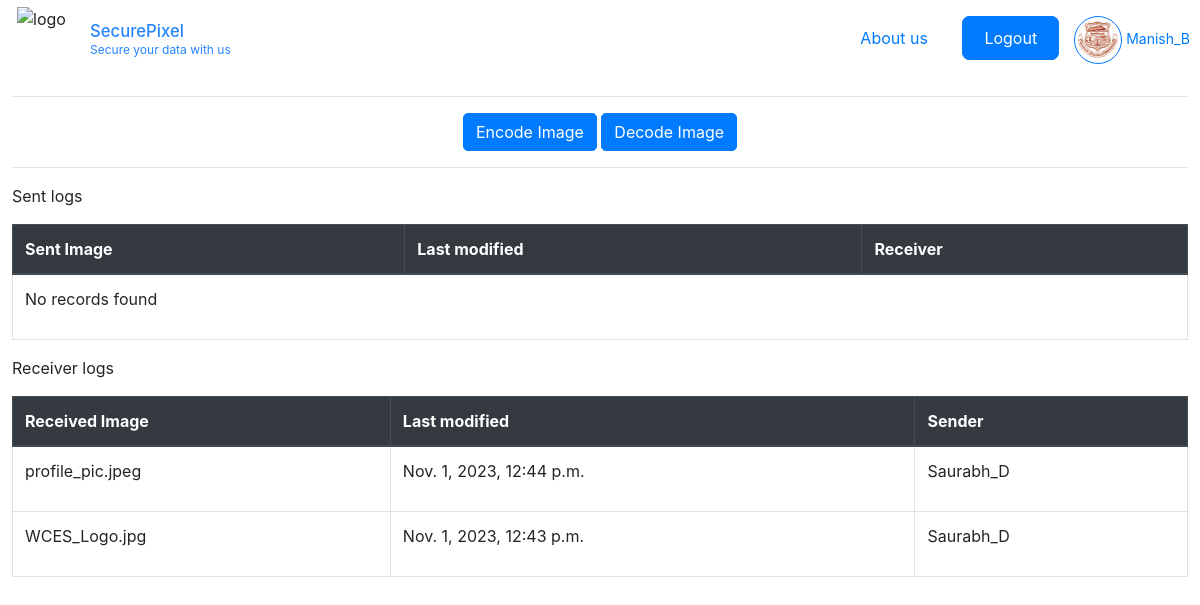
/landing/ (signed in), run on an earlier commit of the app's database.
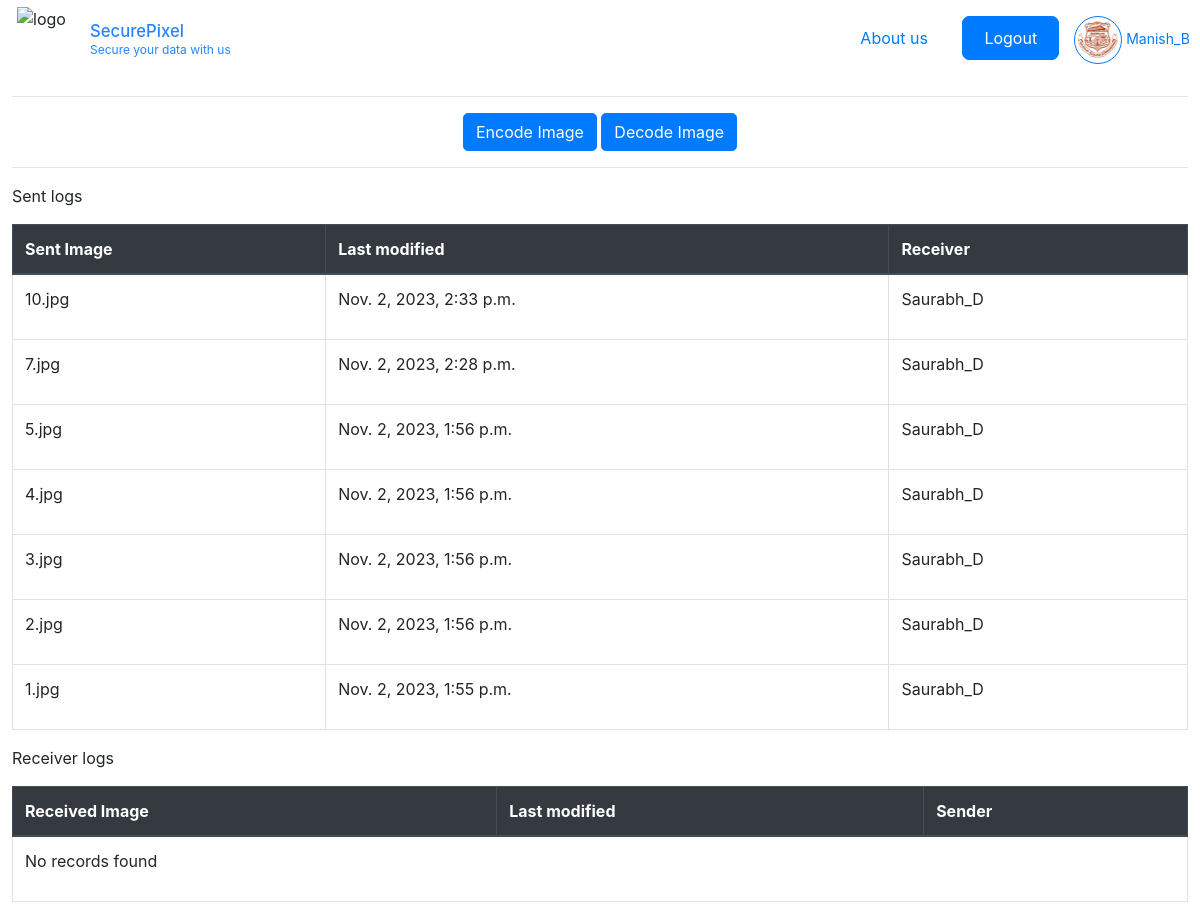
And on a later commit of the database.
### base/models.py (models this page shows, shortened)
class steganography(models.Model):
    sender = models.ForeignKey(User, on_delete=models.CASCADE, related_name='sent_steg')
    receiver = models.ForeignKey(User, on_delete=models.CASCADE, related_name='received_Steg')
    image = models.ImageField(upload_to='originalImages/')
    message = models.TextField()
    dest = models.CharField(max_length=128)
    created = models.DateTimeField(auto_now_add=True)
    updated = models.DateTimeField(auto_now=True)
    encoded_img = models.ImageField(null=True, blank=True, upload_to='stegoImages/')

### base/views.py (the view)
# urls.py: path('landing/', views.userLanding, name = 'landing')
def userLanding(request):
    user = request.user
    sent_records = steganography.objects.filter(sender=user).order_by('-created')
    records_found_s = any(request.user == record.sender for record in sent_records)
    receiver_records = steganography.objects.filter(receiver=user).order_by('-created')
    records_found_r = any(request.user == record.receiver for record in receiver_records)
    for record in sent_records:
        record.image_name = record.image.url.split("/")[-1]
    for record in receiver_records:
        record.image_name = record.image.url.split("/")[-1]
    return render(request, 'base/userLanding.html', {'sent_records': sent_records, 'receiver_records': receiver_records, 'records_found_r': records_found_r, 'records_found_s': records_found_s })

### base/templates/base/userLanding.html
{% extends 'main.html' %} {% block content %}
<div style="margin:1%">
  <hr>
  <div class="text-center">
    <a href="{% url 'encode-img' %}" class="btn btn-primary rounded-lg">Encode Image</a>
    <a href="{% url 'decode-img' %}" class="btn btn-primary rounded-lg">Decode Image</a>
  </div>
  <hr>
  <p>Sent logs</p>
  <table class="table table-bordered">
    <thead class="thead-dark">
      <tr>
        <th>Sent Image</th>
        <th>Last modified</th>
        <th>Receiver</th>
      </tr>
    </thead>
    <tbody>
      {% for record in sent_records %}
        {% if request.user == record.sender %}
          <tr>
            <td>{{ record.image_name }}</td>
            <td>
              <p>{{ record.updated }}</p>
            </td>
            <td>
              <p>{{ record.receiver }}</p>
            </td>
          </tr>
        {% endif %}
      {% endfor %}
      {% if not records_found_s %}
        <tr>
          <td colspan="3">
            <p>No records found</p>
          </td>
        </tr>
      {% endif %}
    </tbody>
  </table>
  <p>Receiver logs</p>
  <table class="table table-bordered">
    <thead class="thead-dark">
      <tr>
        <th>Received Image</th>
        <th>Last modified</th>
        <th>Sender</th>
      </tr>
    </thead>
    <tbody>
      {% for record in receiver_records %}
        {% if request.user == record.receiver %}
          <tr>
            <td>{{ record.image_name }}</td>
            <td>
              <p>{{ record.updated }}</p>
            </td>
            <td>
              <p>{{ record.sender }}</p>
            </td>
          </tr>
        {% endif %}
      {% endfor %}
      {% if not records_found_r %}
        <tr>
          <td colspan="3">
            <p>No records found</p>
          </td>
        </tr>
      {% endif %}
    </tbody>
  </table>
</div>
{% endblock content %}

What changed in the data, as far as the page shows it:
removed steganography: image_name "profile_pic.jpeg", updated "Nov. 1, 2023, 12:44 p.m.", sender "Saurabh_D", shown under "SecurePixel"
removed steganography: image_name "WCES_Logo.jpg", updated "Nov. 1, 2023, 12:43 p.m.", sender "Saurabh_D", shown under "SecurePixel"
added steganography: image_name "10.jpg", updated "Nov. 2, 2023, 2:33 p.m.", receiver "Saurabh_D", shown under "SecurePixel"
added steganography: image_name "7.jpg", updated "Nov. 2, 2023, 2:28 p.m.", receiver "Saurabh_D", shown under "SecurePixel"
added steganography: image_name "5.jpg", updated "Nov. 2, 2023, 1:56 p.m.", receiver "Saurabh_D", shown under "SecurePixel"
added steganography: image_name "4.jpg", updated "Nov. 2, 2023, 1:56 p.m.", receiver "Saurabh_D", shown under "SecurePixel"
added steganography: image_name "3.jpg", updated "Nov. 2, 2023, 1:56 p.m.", receiver "Saurabh_D", shown under "SecurePixel"
added steganography: image_name "2.jpg", updated "Nov. 2, 2023, 1:56 p.m.", receiver "Saurabh_D", shown under "SecurePixel"
added steganography: image_name "1.jpg", updated "Nov. 2, 2023, 1:55 p.m.", receiver "Saurabh_D", shown under "SecurePixel"
